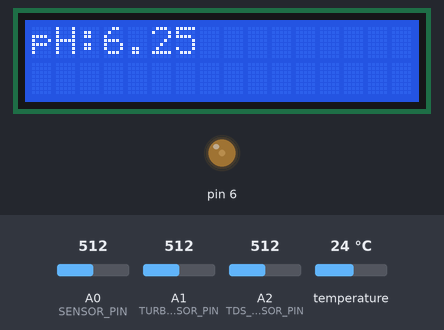
Simulated run of this sketch. Board: Arduino Uno, built with avr-gcc and run on an emulated ATmega328P. Parts: 16×2 character LCD, output pins drawn as LEDs (lit = HIGH). Inputs (shaded band) come from the test bench; at power-on: A0 (SENSOR_PIN) = 512, A1 (TURBIDITY_SENSOR_PIN) = 512, A2 (TDS_SENSOR_PIN) = 512, temperature 24 °C. What the sketch prints to the serial monitor is not drawn.

Above: at 0.1 s.
At 33.9 s:
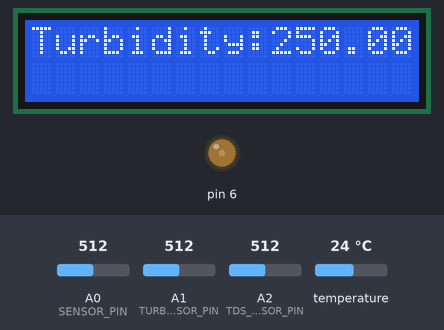
At 90.7 s:
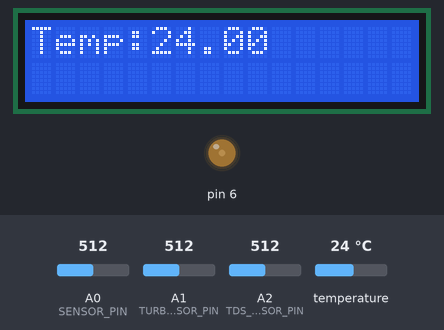
At 126.7 s:
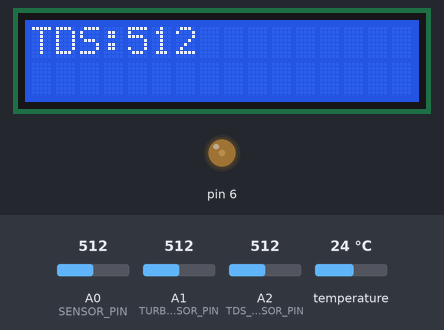

Measured:
- what the display in image 1 shows lasts 18.0 s, from 33.9 s to 51.9 s

The sketch:

Ardiuno_Uno.ino
```cpp
#include <OneWire.h>
#include <DallasTemperature.h>
#include <SoftwareSerial.h>
#include <LiquidCrystal.h>

#define SENSOR_PIN A0 // Analog pin connected to the pH sensor
#define ONE_WIRE_BUS 4 // Pin for DS18B20 data line
#define TURBIDITY_SENSOR_PIN A1 // Analog pin connected to the turbidity sensor
#define TDS_SENSOR_PIN A2 // Analog pin connected to the TDS sensor

SoftwareSerial espSerial(2, 3); // RX, TX
OneWire oneWire(ONE_WIRE_BUS);
DallasTemperature sensors(&oneWire);
LiquidCrystal lcd(7, 8, 9, 10, 11, 12);

void adjustBacklight(byte brightness) {
  analogWrite(6, brightness); // Pin 6 for backlight control, adjust pin according to your setup
}

void setup() {
  Serial.begin(9600);
  espSerial.begin(115200);
  lcd.begin(16, 2);
  lcd.command(B00001100); // Turn off cursor
  adjustBacklight(50); // Adjust backlight brightness here (0-255), lower value reduces brightness
  sensors.begin(); // Initialize temperature sensors
}

void loop() {
  readPHSensor();
  readTemperatureSensor();
  readTurbiditySensor();
  readTDSSensor();
  delay(5000); // Delay before reading the sensors again
}

void readPHSensor() {
  int sensorValue = analogRead(SENSOR_PIN); // Read analog value from pH sensor
  float voltage = sensorValue*(5.0/1024.0);
  float pHValue = 2.5 * voltage + 0.00;
  //float pHValue = map(sensorValue, 0, 1023, 0, 14); // Map analog value to pH range (0-14)

  Serial.print("pH Value: ");
  Serial.println(pHValue);

  espSerial.print("pH Value: ");
  espSerial.println(pHValue);

  lcd.clear();
  lcd.setCursor(0, 0);
  lcd.print("pH:");
  lcd.print(pHValue);

  delay(15000);
}

void readTemperatureSensor() {
  sensors.requestTemperatures();
  float temperatureC = sensors.getTempCByIndex(0); // Get temperature in Celsius

  Serial.print("Temperature: ");
  Serial.println(temperatureC);

  // Send data to ESP-12E
  espSerial.print("Temperature: ");
  espSerial.println(temperatureC);

  lcd.clear();
  lcd.setCursor(0, 0);
  lcd.print("Temp:");
  lcd.print(temperatureC);

  delay(18000);
}

void readTurbiditySensor() {
  int turbidityValue = analogRead(TURBIDITY_SENSOR_PIN); // Read turbidity value
  float ntuValue = map(turbidityValue, 0, 1023, 0, 500);

  Serial.print("Turbidity Value: ");
  Serial.println(ntuValue);

  // Send data to ESP-12E
  espSerial.print("Turbidity Value: ");
  espSerial.println(ntuValue);

  lcd.clear();
  lcd.setCursor(0, 0);
  lcd.print("Turbidity:");
  lcd.print(ntuValue);

  delay(18000);
}

void readTDSSensor() {
  int tdsValue = analogRead(TDS_SENSOR_PIN); // Read TDS value
  Serial.print("TDS Value: ");
  Serial.println(tdsValue);

  // Send data to ESP-12E
  espSerial.print("TDS Value: ");
  espSerial.println(tdsValue);

  lcd.clear();
  lcd.setCursor(0, 0);
  lcd.print("TDS:");
  lcd.print(tdsValue);

  delay(18000);
}
```
